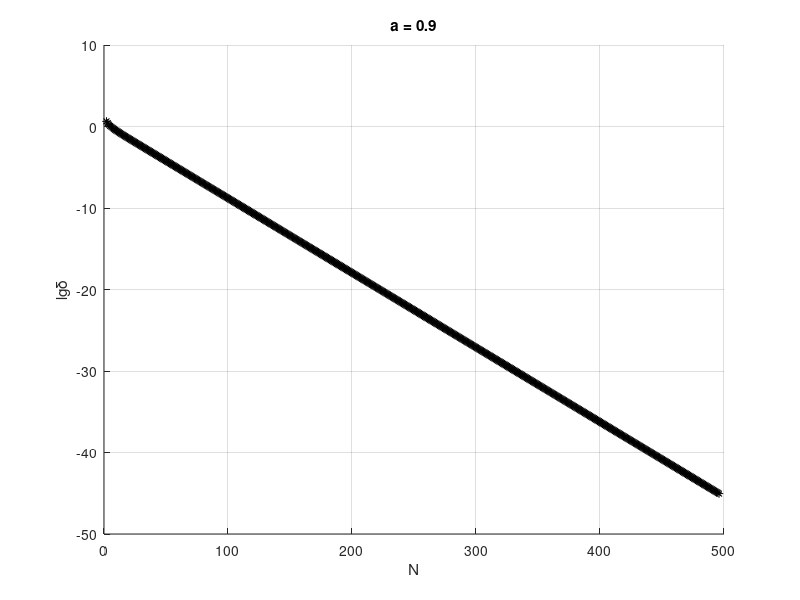

Recreate this plot in MATLAB.
clear all
close all
clc

d = [ 4.263157894736843212410772479380730079925087809541366886104911702481713513
2.534453505321635787169559141821283873922886188897447728329638249245936105
1.688942633136189238776963902915424037637040215328452127609000971702276838
1.19625343005630831090577628305601215153236031642679825032556601212107819
0.879506625016331399356757285254830116402659121610385369958021664979768651
0.662832210047899286248674388737345432902595293635215829238695500266090826
0.508249625055151758398633716428296461841408996586398535075637658049742526
0.394628235226386206058078111686558622089829017269326354236891888389801698
0.309271482033464526288593165768968211697347074443935636560729438479800806
0.244091128934516540333565519592613358274916106140162203541723783722464283
0.193693798660423629204868294579439257620941662797201646424515785735326033
0.154349937849570568059594026047711894871095321011717085775185633087135918
0.123403895876325868880729829627443333392318314922012297123963087582633601
0.098919221973074159014738533420876560749279026710975375584528703534254925
0.079456273692114873548483432553944589680772441782952132834465886504851974
0.063927687627360251838449480336889112542188835793685369219829227500008211
0.051501484509495991339076282646459903389590503889583982393415882959025775
0.041534321628239829862200759292940634177914379219688192106711956771128425
0.033524406907008875297223782589732901764817395788608586910994203408009296
0.027077584920565218935164006585219114734224269920407028399425758020119392
0.021882462856651598674032598659624055506830931513372017825482264592408087
0.017691877162547413968558562400197788050486890919603301985432268920747989
0.01430889565447435744495939467079532771035337095530752886163888378478063
0.011576121375799593982772746216088097641098387674625630364284059254801296
0.009367438037881165704549072680067670799110827198509017172424335997502181
0.007581586145536220129635526570231883779098791866777547909375699353632669
0.006137128513224906438226957724056764979350906216236416189878154867343334
0.004968481415624083364401343845115828638959009034634642313741967964695506
0.004022770494389307263196572823174862606360113885870990563176085919423572
0.003257329941764136945791955261132808590985586320173272370786109526732272
0.002637706705596644010417986756565008315291311892224020917502913905438685
0.002136063359654372599392682358117277713499241445528235043771818231153295
0.001729897129804155605178007267256291203526268056558587622382878776469637
0.001401010601832363846207614650210895149336913862935353394266826062216386
0.001134683418772302473462076835538819111702136099244268090863599696624335
0.00091900490413124652564649188005717739602019305304609760722632636566058
0.000744335809347924517916891593839772863444440118239930701604772124791865
0.000602873850225074281127878490201989000119050617265851898339547827898295
0.000488302787826677694817594516669545444675355281461213099002871979192543
0.000395508836918826866718029486061491620113390599515456675469542647229723
0.000320351384750894961197490959771396928769665130048237230871102368860338
0.000259477553812519584840552259871564766262667372090339997105452800005426
0.000210172181609747267201399362903739497197622877391113750754064175479563
0.000170236424903857235198843239987176972188812134055046954418204347442432
0.000137889508249238517597542145263238703811765930872067112495156794345558
0.000111689192191185650742551310592369005346186531786404881399206090259327
9.0467386536245664720611787651337657718781566458779492545352194113745e-05
7.3278019423202801038778689527883310502873583930561958198340543395947e-05
5.9354825913297666109846920954691630566809212177762098437305314804428e-05
4.8077166353935711472874089258833085680251564895998483831913769506609e-05
3.8942345554770493615618524905321773217241587136048546132464563982638e-05
3.1543195454319869354559486919865668262275416871884321588165239363865e-05
2.554991979201626657184949463080032453052660241249574511986645830588e-05
2.0695390071854099587639043554232880389459689511837505603943526008126e-05
1.6763236460272368611068023315759524824648136082021581301290610771025e-05
1.3578202179290746599040433539309171588705575703828562835147370439684e-05
1.0998331067407314464720464790696091676473123446955444191564599753248e-05
8.908639833578819369372289963670581935802094910705301737434636110636e-06
7.215992799225148481582783359859378146752575370187396300190244901112e-06
5.844950581151945749636288164628722074667692229852415910566776355353e-06
4.734407617816468584775718306971602473006400017210726074205601887872e-06
3.834868626684142086063458922579780070444710063413237875734848784101e-06
3.106242574762356849815659172519058960404808401843449963254849328985e-06
2.51605582102583644422052748939317600746370443813983006734223578438e-06
2.038004779031905573007260129304426569911224743455603033104120159243e-06
1.65078358495699599829976653104478924525593772558905751479652607953e-06
1.337134516132015782639170425085195846364317941982249102261474693053e-06
1.083078834928048722871257521500112633697772973461612855085082915478e-06
8.77293775500314266944307217690273134303783498686934229507215577034e-07
7.10607905148022447652349301136005731143180652681161359995206992575e-07
5.75592368391857897135179127876768198429426518939447824619186355874e-07
4.66229795579535165178648704636694788503583124105946826026284499817e-07
3.77646119448620482666119148764538022803269138445864855639998535557e-07
3.0589334693103944956719163358647330205194571713772589044462966294e-07
2.47773604569702995953928077857285792531370614124907672784994986979e-07
2.00696615473263227182923880295996665552916325722217598855435774067e-07
1.62564255759223794807922364084927379557355302505663580030064804068e-07
1.31677045344871580302875359243325099848745498156985434653959140013e-07
1.06658405535178602021916611062156851653193467588915076212757314816e-07
8.6393307700001467604113430228750426919256501648763548515594232753e-08
6.9978578722951309311314900417724005092549925424289336546767313409e-08
5.6682648428322439652026575045489680377245157725792431245411410038e-08
4.5912945005659564815702751806244487479221369535879474324261022837e-08
3.7189485309401383940345471080832571887078744052275905371715271076e-08
3.0123483005360645165201125038417527442636264312979500994460075253e-08
2.4400021171845661580511821464037844958798594621766696024704481132e-08
1.9764017108191058191335045700486319949194626739429117420856203719e-08
1.600885383073208042941794296242809813122462440885928795763772442e-08
1.2967171585242139136566665343296603563533036973392795505093203196e-08
1.0503408972465412759633966134976098124276684791777631737099776541e-08
8.507761260098874076948488692664542261458742422011070243715053551e-09
6.891286615694967934487169741208484349190045699266322611754690887e-09
5.581942155442186807038496385993415420873932179408578028334353461e-09
4.521373143762240668392103845563829292615158072179048603454025609e-09
3.662312245039469880554799143993922239920000078717856742802556846e-09
2.966472917558217877284532709534985286367653317981237359809624681e-09
2.402843062616082339963706149786205374010599774259446679005730522e-09
1.946302880321381470127372424915836989555314862410722081531370906e-09
1.576505332799423973397646131004844259215786295538035119412973733e-09
1.276969319396360209555464627305907387907081805775004694276766108e-09
1.034345148598745037107306418730043547458488668878156646790610317e-09
8.37819570291299040645877125564920571692628910938114340048373579e-10
6.78633851887607868595611541806888936234691321274616584698400834e-10
5.49693419997243647845725226114817367724645925564859924233577959e-10
4.45251670176956702988801733659264747008844650943475327900771332e-10
3.60653852829681064179465255433643404211015037807797377411131551e-10
2.92129620783083363739834574528955256891832528022480038679776306e-10
2.36624992828419987369109078392712924590830798002367791016026893e-10
1.91666244187163939369675329996798031270657968966914850595241844e-10
1.55249657789072706458045617526647167841164492459879012040243095e-10
1.2575222280748890501458435146469500996175996607339762096405807e-10
1.01859300472976896404090928802272856242047115648107289131509286e-10
8.2506033382396717421707755697522033577267109580535892546059076e-11
6.682988703927251323663127258353834160160938706273662331203803e-11
5.4132208501503138260420405677978033036325252575698620804597686e-11
4.3847088886015727707691830192736837738884236934465942459587172e-11
3.5516141997540329424963540412726645062997403764065270082077704e-11
2.8768075017920792890943114863583454378155667109758454474666963e-11
2.330214076445884446594258149679146886428551756858169726550633e-11
1.8874734019174267953717605078749772280942112589344690742566658e-11
1.5288534555506621628453801096339620453448929209023841105017746e-11
1.2383712989944265949984519028542809633817129887608841678822732e-11
1.0030807521844293898466205404983080171403756233559913344631717e-11
8.124954092686948719988799082967953174614842160582908272404185e-12
6.581212815071882186381102663841556403402223954557714018835107e-12
5.330782380205241808731010712827032343673283180363517471542429e-12
4.317933727964288915249541397667661599450837365364223824417398e-12
3.497526319649790099363603626341463803652665958410160056662456e-12
2.832996318915487625827802571663991950658928346233449657189846e-12
2.29472701832099232954381172784017408924276168850394422718834e-12
1.858728884839641212412615299197605018293176764269373999563631e-12
1.505570396719871511028091180371792392723932783606488356776196e-12
1.219512021342939868185701247243209162800519749731043548939373e-12
9.87804737287678914315660239643721556849168856964444909804053e-13
8.001218372029527572910278054951507811420407560102320605037e-13
6.48098688134347673637612692306181576563347302739429089732317e-13
5.24959937388792712954216010613297134015385047162788534614593e-13
4.25217549284903138423036217183129237893000844710888827242461e-13
3.44426214920759106305982273765028193135971232748173651882897e-13
2.78985234085806719584070834176664035137975968776133859255037e-13
2.25978039609498093486441804739311576589734916581345960220297e-13
1.8304221208368994771405453671049459820324490565825905143062e-13
1.48264191787786557433056157000755774106174538871419771986793e-13
1.20093995348105603475405999816917385555365798445201032011944e-13
9.7276136231964550298496791503564500085280009842754389935348e-14
7.879367034789063791476063643511766724720279464421601376623e-14
6.3822872981790992270000397292694549797681564680852900926278e-14
5.1696527115250425747655416968105102303064955564977769656035e-14
4.1874186963352662858255900605219445864577133186834548428834e-14
3.3918091440315537824718689117849706701033024285415395166644e-14
2.7473654066655507760337155150357450696644293227809351622919e-14
2.2253659793990910398956860179974172804073646892117866108172e-14
1.8025464433132604205241948960310795590041788231836701656031e-14
1.4600626190837387748857222439542893704783608202102645771811e-14
1.1826507214578269978037654598963184830136374693020664413669e-14
9.579470843808389521970188833026053142789623483865290362222e-15
7.75937138348478957550797245690920963754416777165834550358e-15
6.285090820622675719630967418754506782730707478587365033886e-15
5.090923564704364863481940322028669249766733133425228814667e-15
4.123648087410533957894565967825685420923792859593907335136e-15
3.340154950802531499570193635078258571163582529058172911482e-15
2.705525510150049879767302672106638188337488862746014603255e-15
2.191475663221540006609318303098573522411575889570140263642e-15
1.775095287209447162178409361031282455846995470659918387419e-15
1.437827182639652055297244581833566575033185781244933716912e-15
1.164640017938118079874786722403865648543391144217517032799e-15
9.4335841452987559782939137297502130957566223138562953077e-16
7.64120315769199210654727670206712324404993436850516013321e-16
6.18937455773051350957519398796384536776246707594179493119e-16
5.01339339176171592629424983935802118521388530645552296242e-16
4.06084864732698992756918488258155820016392776599380912048e-16
3.28928740433486189006122157509212430029100409188080018091e-16
2.66432279751123818790006522662876812905592235952705098961e-16
2.15810146598410298979692877511379091329686816595045429096e-16
1.74806218744712347591394044225743950403728160526660280309e-16
1.41593037183217006431141245784440782147991512666421320796e-16
1.14690360118405779487625112237903043139982318064638433948e-16
9.289919169590868506298509123213419401641458820945759067e-17
7.5248345273686038019629004657278118069630053787610061391e-17
6.0951159671685693413450550995021236971738117260108526686e-17
4.9370439334065413845128759930282879568378994285979218087e-17
3.999005586059298701992113829668880545309168110392072434e-17
3.2391945247080320974318812034405398071145561231754156245e-17
2.6237475650135061211576919297940089630174701799598491976e-17
2.1252355276609400582625392688114971146788553609539008826e-17
1.7214407774053615290234241075771759008870230486155683943e-17
1.3943670296983429052706329489342287366344410181240022432e-17
1.1294372940556578076602567623386947734934771616028024037e-17
9.148442081850828684676346491697320040849174364720937368e-18
7.410238086299171594468833955985230687475784915279960139e-18
6.002292849902329283910471085902853972615112061528316309e-18
4.861857208420886957385994734570317936980525217152609728e-18
3.938104338820918628173523592154267842730273115217272397e-18
3.18986451444494424515070342541544814947025611324603088e-18
2.583790256700404965363874181564750410592564617466910951e-18
2.092870107927328124753951645615857065224382775280140266e-18
1.695224787421135864396925505287746322795582046082374885e-18
1.373132077811120117718378388630614378979764290336042674e-18
1.112236983027007350103410752794767878683118399988424228e-18
9.00911956251875997952482550030197227752788684253807026e-19
7.29738684564019594293286220141192863627707727857231992e-19
5.91088334496855900507102845086924291566356300632276389e-19
4.78781550942453303011325928316785027351863082538926108e-19
3.87813056263387194559341123504248386036425965632173827e-19
3.14128575573343643082831411205806644570464404012956518e-19
2.54444146214408363445397322645143169099252393620793415e-19
2.06099758433670784555943894048369770985335312799401243e-19
1.66940804331273343724790153250427340182260750292687641e-19
1.35222051508331415087455493754767565914954956785792483e-19
1.09529861721748451624138479108037757760285360224304532e-19
8.8719187994616250192418597837430809943472845253593193e-20
7.1862542275639166201248031839470557156361238306980681e-20
5.8208659243267727494859398877316775698829555891948409e-20
4.7149013987046861597088130480374832027458986506710662e-20
3.8190701329507959777941433369381485740312024251102998e-20
3.0934468076901448946439162559629209219284413343294873e-20
2.5056919142290174882939528537808843273184835242627332e-20
2.02961045052550426566134447357487278342421379844891e-20
1.643984464925658536302381065983801032744729000957027e-20
1.3316274165897834801098858432496434076232267746309524e-20
1.0786182074377246721103093186422418053315120930867196e-20
8.736807480245570275187929473915211889384197140570969e-21
7.076814058998912272089939467417349336924735662611362e-21
5.732219387789119223235710485188180894418101287062094e-21
4.643097704109186799924172536069859722446410050007613e-21
3.760909140328441493512558139706892158507954320837682e-21
3.046336403666037760060323092315121600431942914782414e-21
2.467532486969490707404283937469433399638039377033732e-21
1.998701314445287571619460362562562011818653730347365e-21
1.618948064700683012895639633077029416006053803783099e-21
1.311347932407553305151450604498390744028488709752526e-21
1.06219182525011822958454859713066400395210554684416e-21
8.60375378452595808417120212923344587250732876901781e-22
6.96904056546602639205324369213197579659793273026431e-22
5.64492285802748165610160752631013486145810998262991e-22
4.57238751500226036705852248516327293797367971289693e-22
3.70363388715183108006657550329062957595298221997577e-22
2.99994344859298332288077787281459547266855546363244e-22
2.42995419336031661143519450542626936577281260415916e-22
1.96826289662185655238294627559001679183778014343734e-22
1.59429294626370388609774811008401235089716117509863e-22
1.29137728647360021145990499321411889898833172907509e-22
1.04601560204361622289631624811934642313556216437238e-22
8.4727263765532918235319042352988991469433951021247e-23
6.8629083650081667156989655546564309423003899265339e-23
5.5589557756566153140130494388069754480072880323467e-23
4.5027541782818586265310537827504184297720573002966e-23
3.6472308844083056674563486666980001717241983525325e-23
2.9542570163707277364122626022067442655974015778512e-23
2.392948183260289584569756465325428776060794860791e-23
1.9382880284408346591429209056013636068840534478715e-23
1.5700133030370761513753152571205054722132472279854e-23
1.271710775460031745364340708587638904779081175073e-23
1.0300857281226257645728878689856970343578894739501e-23
8.343694397793269104745345802720498769622583912526e-24
6.758392462212548308324744016675793898418969888117e-24
5.474297894392164399862664663754895541885367404644e-24
4.434181294457653382685652690081434031741891112878e-24
3.591686848510699417200863389686258537611364407546e-24
2.909266347293666671485342169735489001140966059462e-24
2.356505741307870120180767981733633321427258791944e-24
1.90876965045937489153131122255706001172512166005e-24
1.546103416872093738430122366587063096115886062352e-24
1.252343767666395989923104979369443019876969645465e-24
1.014398451809780801891426807198053669137587576292e-24
8.21662745965922490075562267320376843025394538554e-25
6.6554682423239724980144575576325716957201898019e-25
5.39092927628241798939765727903575365110946610712e-25
4.36665271378875878687691923542586805791701892841e-25
3.53698869816889479189680625141883077814502606489e-25
2.8649608455168049228028794371462853021774571548e-25
2.32061828486861210197717011988132345208228795632e-25
1.87970081074357589535204640419610835208341136935e-25
1.52255765670229655036309386485165788645432921109e-25
1.2332717019288602666477344190117034723871794273e-25
9.9895007856237686527610387652602350516869922838e-26
8.0914956363552530079970972927136007005644789232e-26
6.5541114654477552598787800908859249886829866538e-26
5.3088302870126820224567282204254380381973900659e-26
4.3001525324802726503734321040120256416887902393e-26
3.4831235513090210186711006260656015282795814944e-26
2.821330076560307164337174212743780256477213938e-26
2.2852773620138489158761131051692512748507883148e-26
1.8510746632312177131976832302366431955929520173e-26
1.4993704772172864216739290252353196184162172898e-26
1.214490086546002061482765053886095440267956807e-26
9.837369701022617183418145540895633835938607146e-27
7.968269457828320311748974259177421010102624371e-27
6.454298260840939770992693011512591633874036182e-27
5.227981591281161472469660667878042011047026864e-27
4.234665088937741001652544397551443762101979079e-27
3.430078722039570380589777560129060194444807633e-27
2.77836376485205214537120526836638455560377065e-27
2.250474649530162348796399477678249418839428479e-27
1.822884466119431592472119377346018466803907883e-27
1.47653641755673966275951569405010151560924374e-27
1.195994498220959185849457900920185635027358845e-27
9.68755543558976988339603552648017083187584671e-28
7.8469199028277139927432842651165643285182229e-28
6.35600512129044864774798160066871383219030852e-28
5.14836414824526365871286138680933193465447362e-28
4.17017496007866376932738471847863070103879584e-28
3.37784171766371781982885488808101380435846156e-28
2.73605179130761156906704780491877863022801345e-28
2.21620195095916548029890575191317975249641649e-28
1.79512358027692412761933725330255727097920242e-28
1.45405010002430861511921428652736623831470538e-28
1.1777805810196900363620799722880354510898206e-28
9.5400227062594897652685306172016811702011086e-29
7.7274183920701870911634129017172292698132661e-29
6.2592088975768518526920459628619151966513675e-29
5.0699592070372502508487992550410399952535633e-29
4.106666957700172905823803436950679087908135e-29
3.3264002357371402178526643765402755299753275e-29
2.6943841909470837094103188550977740218101358e-29
2.1824511946671379123115834478212089597998998e-29
1.7677854676803817962006549846502895708349986e-29
1.431906228821109325577431175026755386519843e-29
1.1598440453450986109481887681222729548721042e-29
9.394736767295299212247132104301857972291913e-30
7.609736781509192737409287501385126180161893e-30
6.163886793022446421447702378672509696084191e-30
4.992748302348181847731044323846895077328928e-30
4.044126124902027496212454274035426889171338e-30
3.275742161170642433567837743110770891297161e-30
2.653351150548220502114905894687120935938352e-30
2.14921443194405871276228920617900559440949e-30
1.74086368987468764323731886926124210434431e-30
1.410099588798497060601118541745628420151039e-30
1.142180666926782675445807129052292819484061e-30
9.25166340210694012761813675263779808805739e-31
7.49384735570662187314144097890169100270856e-31
6.07001635812236401675887487480080348834739e-31
4.91671325007911509618127788243558340490555e-31
3.98253773256408342441817237487379025321158e-31
3.22585556337690773295290283856569168749363e-31
2.61294300633529539262293971256269376659829e-31
2.11648383513158937245876279054691962769317e-31
1.71435190645658747628328498324784924048774e-31
1.38862504422983592430872741339666470155335e-31
1.124786285826167154190675139093003176511e-31
9.1107689151919543984993767584959993580953e-32
7.3797228213054834269239708204941100958616e-32
5.9775754852574418707613916936516682231508e-32
4.8418361430585281542286298009698659115188e-32
3.9218872758774079984438364226973013565601e-32
3.1767286934607006354896109235904850744354e-32
2.5731502417031676417141685550751572684099e-32
2.0842516957795658926322192719625794157611e-32
1.6882438735814484563355291751220134544781e-32
1.3674775376009733171075581465259056641743e-32
1.1076568054567884415125034558793229425942e-32
8.972020124199986818959866520461699691852e-33
7.2673363006019896819514481535421472777e-33
5.886542403487611932841777174683631580788e-33
4.768099346824965900875333505211639142359e-33
3.862160470928222570280549915000527416086e-33
3.128349981451860436290184210310135678625e-33
2.53396348497600707842902930503727105399e-33
2.052510422830565834805037315519037254764e-33
1.662533442492758408226874045097202374405e-33
1.346652088419134377111950707222423557887e-33
1.090788191619498899283707839082972767165e-33
8.83538435211794152016455606661210963665e-34
7.15666132521553298446617153559099507585e-34
5.79689567342458200345523061790540163284e-34
4.69548549547391165448921652322409419587e-34
3.80334325133386862780555216643945268594e-34
3.08070803358043374053562850369908657215e-34
2.49537350720015145296379966124867763189e-34
2.02125254083212277663594356962140936968e-34
1.63721455807401952986069271404368739506e-34
1.32614379203995588462349184277478559038e-34
1.07417647155236431954846773287257255997e-34
8.7008294195741514176705544126467415387e-35
7.0476718298550629960688093774747024196e-35
5.7086141821826013084979775372536396233e-35
4.6239774875679072880460642121221810571e-35
3.7454217649300050881291819447246507507e-35
3.033791629593304271082327297413665205e-35
2.4573712199705765808318849659246980789e-35
1.9904706881761671286906050912346124334e-35
1.612281257422695453798062039346966678e-35
1.3059478185123833820169669098985679665e-35
1.0578177329950305916306857750802596101e-35
8.568323637259748215004805036977129159e-36
6.940342146180396396619810084075957739e-36
5.621677138406121358660338181828148536e-36
4.553558482108958525208336721770151483e-36
3.688382370508256587421253044913023251e-36
2.987589720111687983233990485207604172e-36
2.419947673290467385832686064990655133e-36
1.960157615365278679249795427601451444e-36
1.587727668445875808540469189541308143e-36
1.286059411441159468380358835861662461e-36
1.041708123267339220793335041204473807e-36
8.43783579846544810481373644620098981e-37
6.83464699675701330217810119420280079e-37
5.53606406737318104796489972381056902e-37
4.48421189457227687014845820780375208e-37
3.63221163460354444407487223767750043e-37
2.94209142402887114490078454392300795e-37
2.38309405346338574498542531271561598e-37
1.93030618330534254871045348105474118e-37
1.56354800847732754162927651068726906e-37
1.26647388686663537123357883393381675e-37
1.02584384836197470133834143641450017e-37
8.3093351717319954909634412794931249e-38
6.7305614891029166799617233513248367e-38
5.4517548061733627890992700304317387e-38
4.4159213930004240784080982450505819e-38
3.5768963283303436812689586151748388e-38
2.8972860259475785259776508118424007e-38
2.3468016810175387166843997696186285e-38
1.9009093616242064545295980564003001e-38
1.5397365829156073043479237392658813e-38
1.2471866321616419782516711146011086e-38
1.010221172050930052408059355695027e-38
8.182791493612533829918191362544765e-39
6.62806110982615273081943097088523e-39
5.368729498959183978305765126656221e-39
4.348670894156939238339082442252331e-39
3.522423424267120958107023872240559e-39
2.853162973656368118010715914423228e-39
2.311062008661658290705165301399298e-39
1.871960227015943308846011547832926e-39
1.516287783882914155924673919557416e-39
1.228193104945160527777212592670007e-39
9.94836415005580077405619349948794e-40
8.05817496154519903221265674975026e-40
6.52712171885161154526526051735512e-40
5.2869685922698056191535551202397e-40
4.28244455973854276899028425420555e-40
3.46878009338821981979230945089733e-40
2.8097118756444581980365601403654e-40
2.27586661927201125769253039107149e-40
1.84345196161032921435191852311218e-40
1.49319608890436674164073043741211e-40
1.20948883201253711664187693766944e-40
9.7968595393015511556780535034219e-41
7.935456226834256853179056428869e-41
6.4277195437357483918511527287052e-41
5.2064528304259564762976496337277e-41
4.2172267926450249743284775369768e-41
3.4159537020424704167045372223284e-41
2.7669224986544011915953695763262e-41
2.2412072239100650920706740988483e-41
1.8153778513671528292286879764712e-41
1.470456059607393878138764819365e-41
1.19106940828198911307231792037e-41
9.64766220708419614989677749543e-42
7.814606387738210677910951044353e-42
6.329831174067961750471079028698e-42
5.127163250995059474192214289982e-42
4.153002233306008027401755775694e-42
3.363931808977875794916540740991e-42
2.724784765272088160912773702217e-42
2.207075659870399685995965988982e-42
1.787731284495031561362137265692e-42
1.448062340440982948260071471349e-42
1.172930495757203165492991706288e-42
9.50073701563341159436872897225e-43
7.69559698266312577381149386388e-43
6.23343355595719085766866566234e-43
5.04908118032538040524191778526e-43
4.08975575606361094064055548763e-43
3.31270216241157484150802819876e-43
2.68328875155342292996498868495e-43
2.17346388875831736558968455654e-43
1.76050574989427949048261030884e-43
1.42600965741439950088042740204e-43
1.15506782250570069294161181562e-43
9.3560493622965271620148016291e-44
7.578399983460520100416115126e-44
6.138503986603336885545855999e-44
4.972188229149002087988408476e-44
4.0274724656109752618951858452e-44
3.2622526971451588744384780929e-44
2.6424246846878335711419221679e-44
2.140363994597386882873639133e-44
1.7336948356241126196081477019e-44
1.4042928168557486055413339183e-44
1.1374771816479388963443471215e-44
9.21356517134261761527424804e-45
7.462987788782102058797035076e-45
6.045020108908341735345855404e-45
4.896466288210838903745073103e-45
3.96613769344609502143999707e-45
3.212571531686872742131182618e-45
2.602182940662112300082959465e-45
2.107768181932256228350154794e-45
1.7072922274383867631136734e-45
1.382906704232160150383640655e-45
1.120154430434751656926343812e-45
9.07325088658505082394737255e-46
];

N = 2:length(d)+1;
title('a = 0.9');
xlabel('N'); ylabel('lg\delta');
grid on, hold on
plot(N, log10(d), 'k*-')